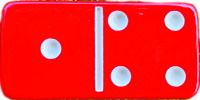
#> input picture assets/img/dominoes/1-4.png, 200 x 100 px
$ python fix_specific_dominoes.py
#> lines starting #> are read from the running program, lines starting #| are printed output that depends on the picture
#!/usr/bin/env python3
"""
Fix 1-4.png and 1-2.png domino images with correct rotations
"""

import os
from PIL import Image

def fix_specific_dominoes():
    dominoes_dir = "assets/img/dominoes"
    fixes = {
        "1-4.png": 90,   # Rotate 90 degrees to the left
        "1-2.png": -90   # Rotate 90 degrees to the right (negative = clockwise)
    }
    for filename, rotation in fixes.items():
        filepath = os.path.join(dominoes_dir, filename)
        if os.path.exists(filepath):
            try:
                with Image.open(filepath) as img:
#> img is the input picture: PIL image 200x100 RGBA; mean R, G, B, A 242.5, 33.9, 37.1, 248.7
                    print(f"Rotating {filename} by {rotation} degrees...")
                    rotated_img = img.rotate(rotation, expand=True)
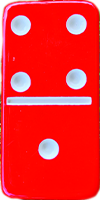
#> rotated_img: PIL image 100x200 RGBA; mean R, G, B, A 242.5, 33.9, 37.1, 248.7; transparent parts drawn white
                    rotated_img.save(filepath, "PNG")
                    print(f"✓ Successfully fixed {filename}")
            except Exception as e:
                print(f"✗ Error processing {filename}: {e}")
        else:
            print(f"✗ File not found: {filename}")
#> pass 2 of the loop in fix_specific_dominoes, `for filename, rotation in fixes.items():`:
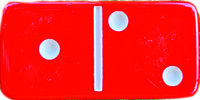
#> input picture assets/img/dominoes/1-2.png, 200 x 100 px
#> in fix_specific_dominoes, img is the input picture: PIL image 200x100 RGBA; mean R, G, B, A 245.3, 29.2, 30, 248.1
#> in fix_specific_dominoes, `rotated_img = img.rotate(rotation, expand=True)`:
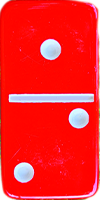
#> rotated_img: PIL image 100x200 RGBA; mean R, G, B, A 245.3, 29.2, 30, 248.1; transparent parts drawn white

if __name__ == "__main__":
    fix_specific_dominoes()
